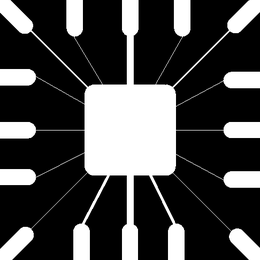
%> input picture Lab 8/morphology.tif, 260 x 260 px, shrunk from 486 x 486 before the run
$ octave Q1.m   (GNU Octave 9; MATLAB toolbox functions it lacks are replaced by stand-ins)
%> lines starting %> are read from the running program, lines starting %| are printed output that depends on the picture; in (x1, y1, x2, y2) boxes, pixels count from 0 and x2, y2 are one past the last pixel; in counts of white or black regions, pixels touching at a corner belong together; the program's own positions count from 1
clear
I = imread('morphology.tif');
%> I is the input picture: size 260x260 uint8; min 0, max 255, mean 71.8
[R C] = size(I);
%> R = 260; C = 260
B = true(3,3);
%Padding
II = false(R+2,C+2);
for i = 2:R+1
    for j = 2:C+1
        II(i,j) = I(i-1,j-1);
    end
end
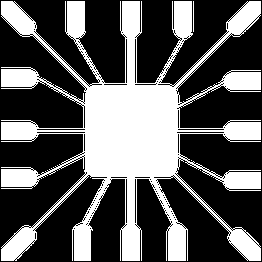
%> II: size 262x262 logical; 35.5% white; 6 white regions (4 under 20 px), largest, box (x1, y1, x2, y2) and area: (1, 1, 261, 261) 24341, (193, 1, 194, 32) 31

IE = false(R+2,C+2);
for i = 2:R+1
    for j = 2:C+1
        IE_I = II(i-1:i+1,j-1:j+1);
        IX = IE_I(B);
        IE(i,j) = min(IX,[],'all');
    end
end
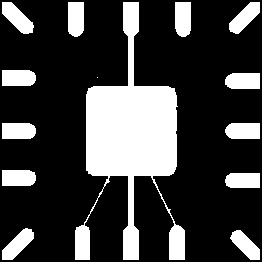
%> IE: size 262x262 logical; 25% white; 14 white regions (1 under 20 px), largest, box (x1, y1, x2, y2) and area: (75, 2, 185, 260) 10945, (2, 2, 34, 34) 550, (68, 2, 84, 37) 528

ID = false(R+2,C+2);
for i = 2:R+1
    for j = 2:C+1
        ID_I = IE(i-1:i+1,j-1:j+1);
        IX = ID_I(B);
        ID(i,j) = max(IX,[],'all');
    end
end
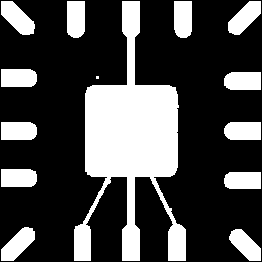
%> ID: size 262x262 logical; 28.8% white; 14 white regions (1 under 20 px), largest, box (x1, y1, x2, y2) and area: (74, 1, 186, 261) 12183, (1, 1, 35, 35) 682, (1, 227, 35, 261) 659

%Remove Padding
for i = 2:R+1
    for j = 2:C+1
        I_OPENED(i-1,j-1) = ID(i,j);
    end
end
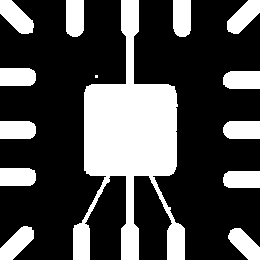
%> I_OPENED: size 260x260 logical; 29.3% white; 14 white regions (1 under 20 px), largest, box (x1, y1, x2, y2) and area: (73, 0, 185, 260) 12183, (0, 0, 34, 34) 682, (0, 226, 34, 260) 659
imwrite(I_OPENED,'Q1_Opening.jpg');
subplot(1,2,1);
imshow(I_OPENED);
title('Image After Opening');

ID = false(R+2,C+2);
for i = 2:R+1
    for j = 2:C+1
        ID_I = II(i-1:i+1,j-1:j+1);
        IX = ID_I(B);
        ID(i,j) = max(IX,[],'all');
    end
end
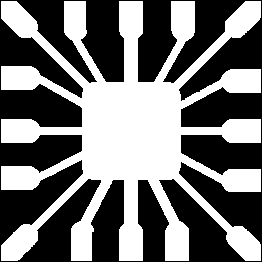
%> ID: size 262x262 logical; 45.3% white; 1 white region, box (x1, y1, x2, y2) and area: (1, 1, 261, 261) 31094

IE = false(R+2,C+2);
for i = 2:R+1
    for j = 2:C+1
        IE_I = ID(i-1:i+1,j-1:j+1);
        IX = IE_I(B);
        IE(i,j) = min(IX,[],'all');
    end
end
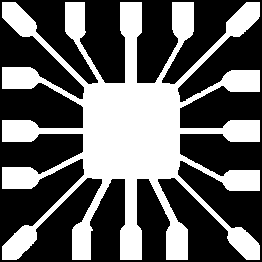
%> IE: size 262x262 logical; 39% white; 1 white region, box (x1, y1, x2, y2) and area: (2, 2, 260, 260) 26750

%Remove Padding
for i = 2:R+1
    for j = 2:C+1
        I_CLOSED(i-1,j-1) = IE(i,j);
    end
end
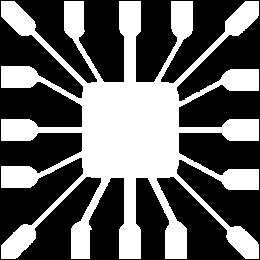
%> I_CLOSED: size 260x260 logical; 39.6% white; 1 white region, box (x1, y1, x2, y2) and area: (1, 1, 259, 259) 26750
imwrite(I_CLOSED,'Q1_Closing.jpg');
subplot(1,2,2);
imshow(I_CLOSED);
title('Image After Closing');

$ run again, with Lab 8/T.tif copied over Lab 8/morphology.tif
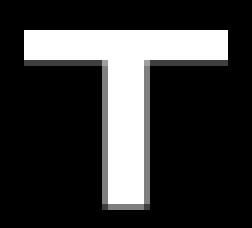
%> input picture Lab 8/T.tif, 42 x 38 px (shown 6 times larger)
%> I is the input picture: size 38x42 uint8; min 0, max 255, mean 55.6
%> after the loop `for i = 2:R+1`:
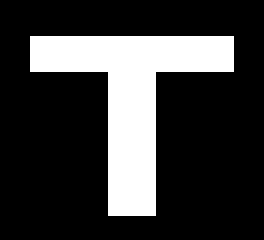
%> II: size 40x44 logical (shown 6 times larger); 22.5% white; 1 white region, box (x1, y1, x2, y2) and area: (5, 6, 39, 36) 396
%> after the loop `for i = 2:R+1`:
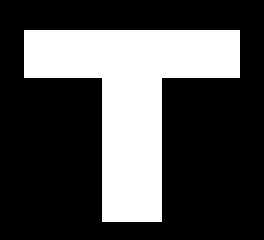
%> ID: size 40x44 logical (shown 6 times larger); 30% white; 1 white region, box (x1, y1, x2, y2) and area: (4, 5, 40, 37) 528
